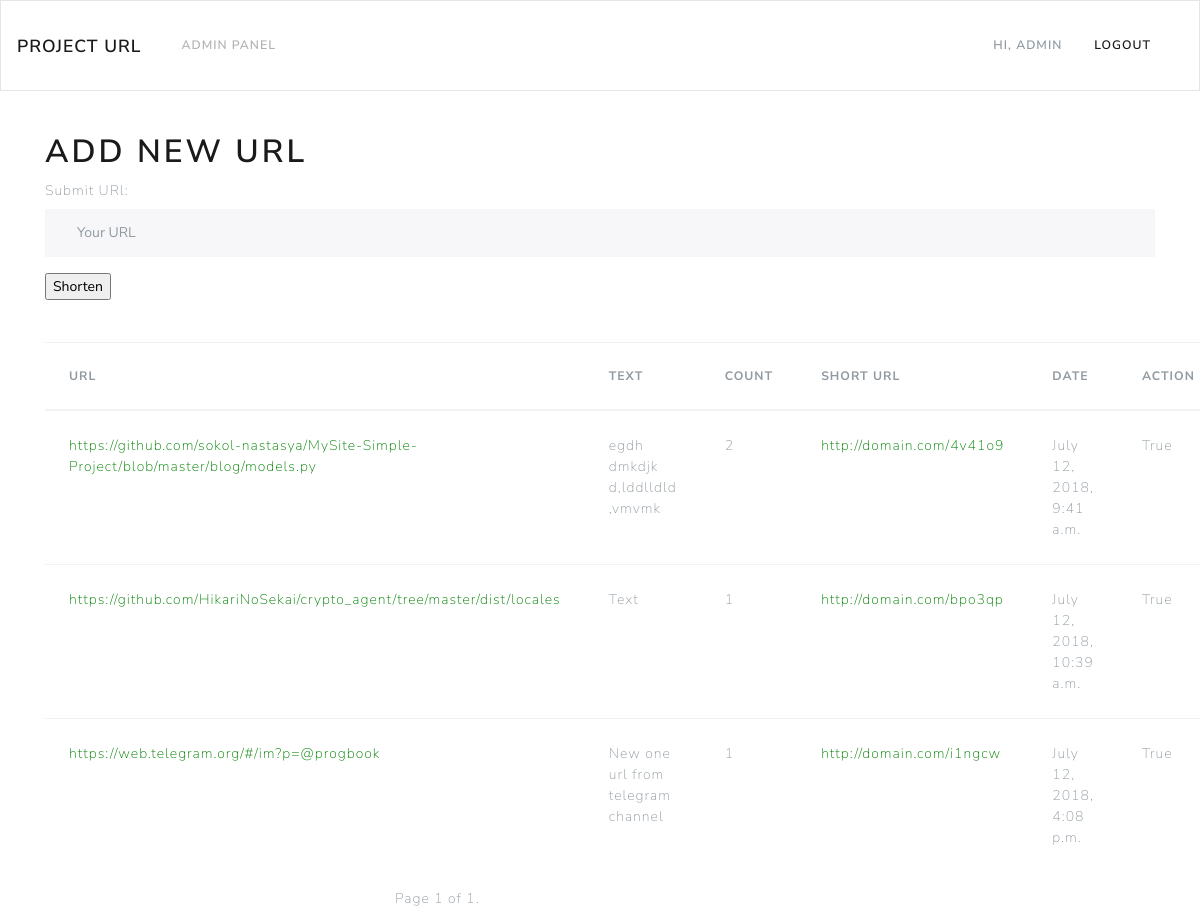
The app's page / (signed in) with its own data.
### mainApp/models.py (models this page shows, shortened)
class Urls(models.Model):
	url = models.CharField(max_length = 220)
	short_link = models.SlugField(max_length = 6, unique = True, blank = True)
	text = models.TextField(null = True, blank = True, default = 'Text')
	date = models.DateTimeField(auto_now_add = True, blank = True, null = True)
	active = models.BooleanField(default = True)
	count = models.IntegerField(default = 0)
	def get_short_url(self):
		return "http://domain.com/{short_link}".format(short_link = self.short_link)

### mainApp/views.py (the view, shortened to what this page needs)
# urls.py: url(r'^$', views.HomeView.as_view()),
class HomeView(View):
	def get(self, request, *args, **kwargs):
		obj = Urls.objects.all()
		query = request.GET.get("q")
		if query:
			obj = obj.filter(main_obj__icontains = query)
		paginator = Paginator(obj, 4)
		page = request.GET.get('page')
		try:
			obj_list = paginator.page(page)
		except PageNotAnInteger:
			obj_list = paginator.page(1)
		except EmptyPage:
			obj_list = paginator.page(paginator.num_pages)
		form = UrlsForm()
		context = {
			'form':form,
			'obj':obj,
			'obj_list':obj_list,
		}
		return render(request, 'mainApp/home.html', context)

### mainApp/forms.py
class UrlsForm(forms.ModelForm):
	url = forms.CharField(label = 'Submit URl', widget=forms.TextInput(
        attrs={
            'class': 'form-control',
            'placeholder': 'Your URL',
        } ))
	class Meta:
		model = Urls
		fields = ('url', )

### mainApp/templates/mainApp/home.html (shortened to what this page needs)
{% extends 'mainApp/base.html' %}
{% block main %}
<br><br>
	<div class="container">
		<h1>Add new URL</h1>
		<form method="POST" action=".">
			{{ form.as_p}}
			<input type="submit" value="Shorten">
		</form>
		<br><br>
		<table class="table table-hover">
			<thead>
				<tr>
					<th>URL</th>
					<th>Text</th>
					<th>Count</th>
					<th>Short URL</th>
					<th>Date</th>
					<th>Action</th>
				</tr>
			</thead>
			<tbody>
				{% for obj in obj_list %}
					<tr>
						<td><a href="{% url 'adminPanel:details' obj.id %}" style="color: green">{{ obj.url }}</a></td>
						<td>{{ obj.text }}</td>
						<td>{{ obj.count }}</td>
						<td><a href="{% url 'adminPanel:details' obj.id %}" style="color: green">{{ obj.get_short_url }}</a></td>
						<td>{{ obj.date }}</td>
						<td>{{ obj.active }}</td>
					</tr>
				{% endfor %}
			</tbody>
		</table>
		<div class="paginator">
		<span class="step-links" style="position: relative; left: 350px;">
			<span class="current">
					Page {{ obj_list.number }} of {{ obj_list.paginator.num_pages }}.
			</span>
		</span>
	</div>
	</div>
{% endblock %}

### mainApp/templates/mainApp/base.html (shortened to what this page needs)
<!DOCTYPE html>
<html>
<head>
	{% load staticfiles %}
	<link rel="stylesheet" type="text/css" href="{% static 'css/bootstrap.css' %}">
	<link rel="stylesheet" href="https://use.fontawesome.com/releases/v5.1.0/css/all.css">
</head>
<body>
	<nav class="navbar navbar-expand-lg navbar-light bg-light">
		<a class="navbar-brand" href="/">Project URL</a>
		<div class="collapse navbar-collapse" id="navbarColor03">
			<ul class="navbar-nav mr-auto">
				<li class="nav-item">
					<a class="nav-link" href="{% url 'adminPanel:adminPanel' %}">Admin Panel</a>
				</li>
			</ul>
			<ul class="navbar-nav responsive-menu">
				{% if request.user.is_authenticated %}
					<li class="nav-item">Hi, {{ request.user.username }}</li>
					<li class="nav-item">
						<a href="account/logout">Logout</a>
					</li>
				{% else %}
					<li class="nav-item">
						<a href="account/login">Login</a>
					</li>
				{% endif %}
			</ul>
		</div>
	</nav>
	{% block main %}
	{% endblock %}
</body>
</html>

### records on screen
Urls: url "https://github.com/sokol-nastasya/MySite-Simple-Project/blob/master/blog/models.py", text "egdh dmkdjk d,lddlldld ,vmvmk", count "2", get_short_url "http://domain.com/4v41o9", date "July 12, 2018, 9:41 a.m.", active "True"
Urls: url "https://github.com/HikariNoSekai/crypto_agent/tree/master/dist/locales", text "Text", count "1", get_short_url "http://domain.com/bpo3qp", date "July 12, 2018, 10:39 a.m.", active "True"
Urls: url "https://web.telegram.org/#/im?p=@progbook", text "New one url from telegram channel", count "1", get_short_url "http://domain.com/i1ngcw", date "July 12, 2018, 4:08 p.m.", active "True"

### other values on screen
{{ request.user.username }} "ADMIN"
{{ obj_list.number }} "1"
{{ obj_list.paginator.num_pages }} "1"
